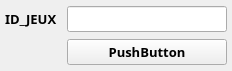
     <widget class="QWidget" name="scrollAreaWidgetContents_14">
      <property name="geometry">
       <rect>
        <x>0</x>
        <y>0</y>
        <width>232</width>
        <height>71</height>
       </rect>
      </property>
      <layout class="QGridLayout" name="gridLayout_14">
       <property name="leftMargin">
        <number>5</number>
       </property>
       <property name="topMargin">
        <number>5</number>
       </property>
       <property name="rightMargin">
        <number>5</number>
       </property>
       <property name="bottomMargin">
        <number>5</number>
       </property>
       <property name="horizontalSpacing">
        <number>10</number>
       </property>
       <item row="3" column="4">
        <widget class="QPushButton" name="pushButton_21">
         <property name="font">
          <font>
           <family>Rockwell Extra Bold</family>
           <pointsize>10</pointsize>
           <weight>75</weight>
           <bold>true</bold>
          </font>
         </property>
         <property name="text">
          <string>PushButton</string>
         </property>
        </widget>
       </item>
       <item row="2" column="4">
        <widget class="QLineEdit" name="lineEdit_16">
         <property name="font">
          <font>
           <family>Rockwell Extra Bold</family>
           <pointsize>10</pointsize>
           <weight>75</weight>
           <bold>true</bold>
          </font>
         </property>
        </widget>
       </item>
       <item row="2" column="0">
        <widget class="QLabel" name="label_13">
         <property name="font">
          <font>
           <family>Rockwell Extra Bold</family>
           <pointsize>10</pointsize>
           <weight>75</weight>
           <bold>true</bold>
          </font>
         </property>
         <property name="text">
          <string>ID_JEUX</string>
         </property>
        </widget>
       </item>
      </layout>
     </widget>
